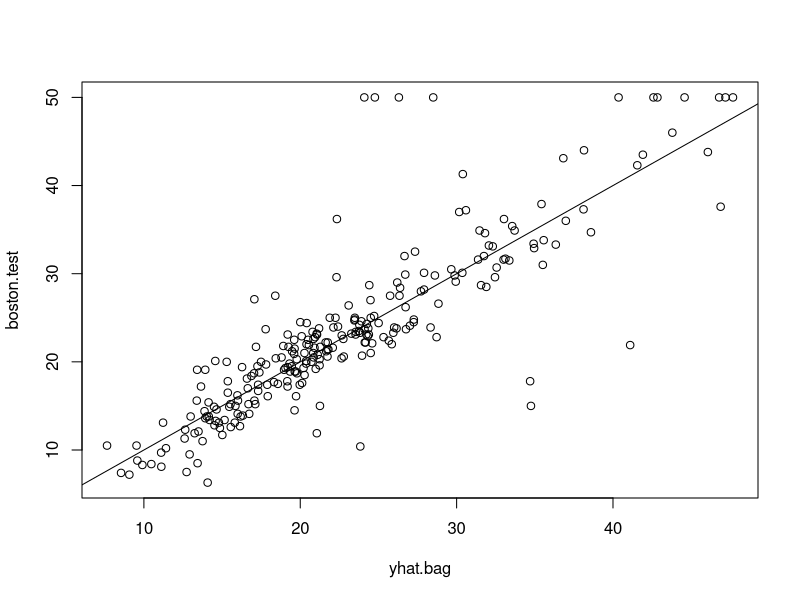
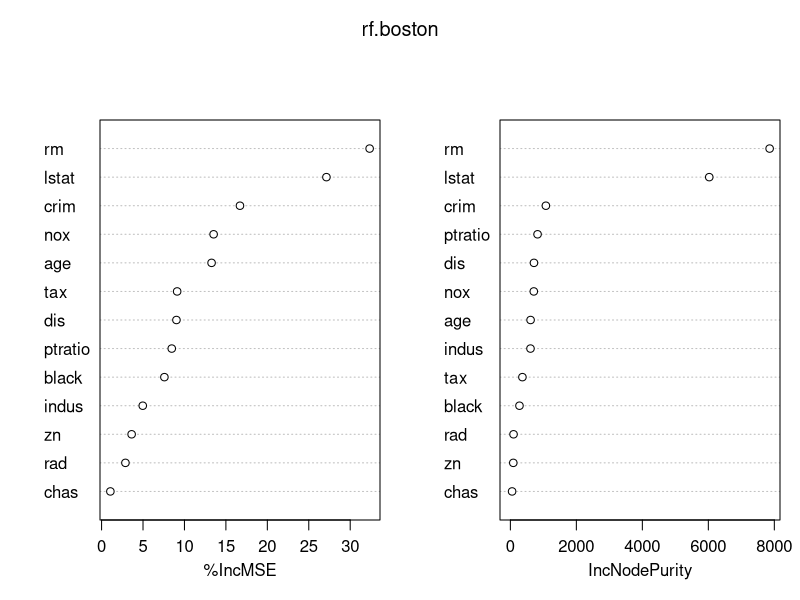

Write R code to recreate these figures, in order.
library(MASS)
library(randomForest)
set.seed(1)
train <- sample(1:nrow(Boston), nrow(Boston)/2)
bag.boston <- randomForest(medv~., data = Boston, subset = train, mtry = 13, importance = TRUE)

yhat.bag <- predict(bag.boston, newdata = Boston[-train,])
boston.test <- Boston[-train, 'medv']
plot(yhat.bag, boston.test)
abline(0, 1)
mean((yhat.bag - boston.test)^2)

set.seed(1)
rf.boston <- randomForest(medv~., data = Boston, subset = train, mtry = 6, importance = TRUE)
yhat.rf = predict(rf.boston, newdata = Boston[-train,])
mean((yhat.rf - boston.test)^2)
importance(rf.boston)
varImpPlot(rf.boston)
